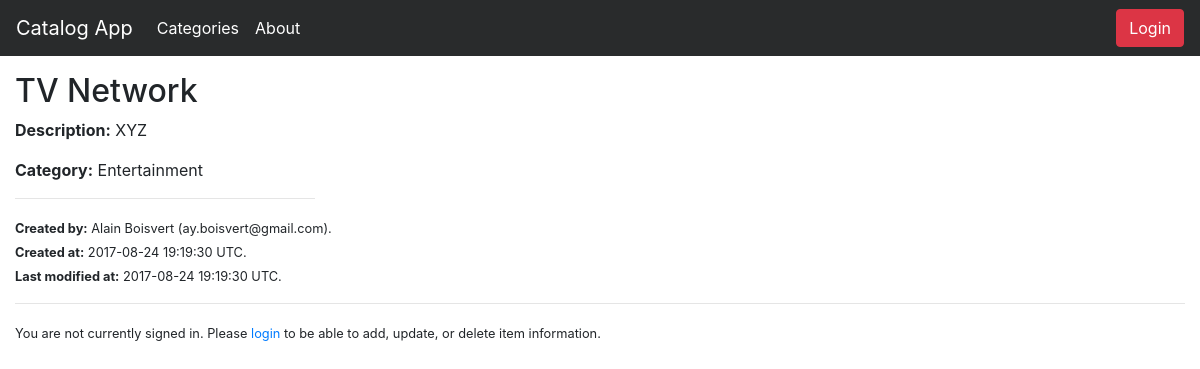
Before: /catalog/Entertainment/TV Network with the older database file.
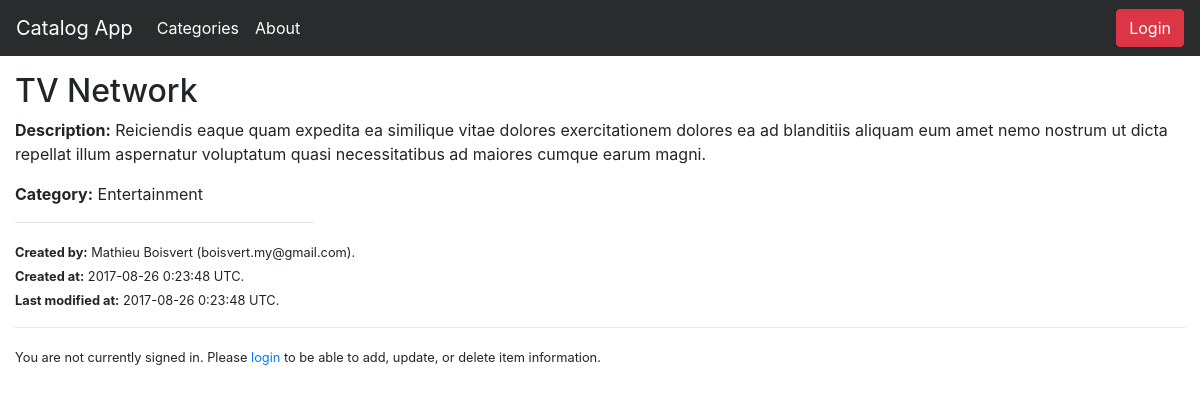
After: the same page with the newer database file.
### models.py (models this page shows, shortened)
class Item(Base):
    __tablename__ = "item"
    __table_args__ = (UniqueConstraint('category_id', 'title', name = 'key'),)
    id = Column(Integer, primary_key = True)
    title = Column(String(80), nullable = False)
    description = Column(String(250))
    created_date = Column(DateTime, default = datetime.utcnow)
    updated_date = Column(DateTime, default = datetime.utcnow, onupdate = datetime.utcnow)
    category_id = Column(Integer, ForeignKey("category.id"))
    category = relationship(Category)
    user_id = Column(Integer, ForeignKey("user.id"))
    user = relationship(User)

class User(Base):
    __tablename__ = 'user'
    id = Column(Integer, primary_key = True)
    name = Column(String(80), nullable = False)
    email = Column(String(80), nullable = False, unique = True)
    picture = Column(String(250))

### application.py (the view)
@app.route("/catalog/<path:category_name>")
@app.route("/catalog/<path:category_name>/items")
def show_items(category_name):
    categories = session.query(Category).order_by(asc(Category.name)).all()
    category = session.query(Category).filter_by(name=category_name).first()
    items = session.query(Item).filter_by(category_id=category.id).all()
    if len(items) < 2:
        title = "{} Item ({} item)"
    else:
        title = "{} Items ({} items)"
    return render_template(
        "categories.html",
        items_title=title.format(category.name, len(items)),
        categories=categories,
        category=category,
        items=items)

### application.py (called while the page is built)
@app.route("/catalog/<path:category_name>/<path:item_title>")
def show_item(category_name, item_title):
    category = session.query(Category).filter_by(name=category_name).first()
    item = session.query(Item).filter_by(
        category_id=category.id, title=item_title).first()
    return render_template("show_item.html", item=item)

### templates/show_item.html (shortened to what this page needs)
{% extends "base.html" %}
{% block content %}
  <h2>{{ item.title }}</h2>
  <p><strong>Description:</strong> {{ item.description }}</p>
  <p><strong>Category:</strong> {{ item.category.name }}</p>
  <hr style="max-width: 300px; text-align: left; margin-left: 0">
  <p>
    <small>
      <strong>Created by:</strong> {{ item.user.name }} ({{ item.user.email }}).<br>
      <strong>Created at:</strong> {{ item.created_date.strftime('%Y-%m-%d %-H:%M:%S') }} UTC.<br>
      <strong>Last modified at:</strong> {{ item.updated_date.strftime('%Y-%m-%d %-H:%M:%S') }} UTC.<br>
    </small>
  </p>
{% endblock %}

Changed rows visible on the page:
no longer on this page (row edited): User: user.name "Alain Boisvert", user.email "ay.boisvert@gmail.com"
changed Item "TV Network": description "XYZ" → "Reiciendis eaque quam expedita ea similique vitae dolores exercitationem dolores ea ad blanditiis aliquam eum amet nemo nostrum ut dicta repellat illum aspernatur voluptatum quasi necessitatibus ad maiores cumque earum magni."; created_date "2017-08-24 19:19:30" → "2017-08-26 0:23:48"; updated_date "2017-08-24 19:19:30" → "2017-08-26 0:23:48"
added User: user.name "Mathieu Boisvert", user.email "boisvert.my@gmail.com"
